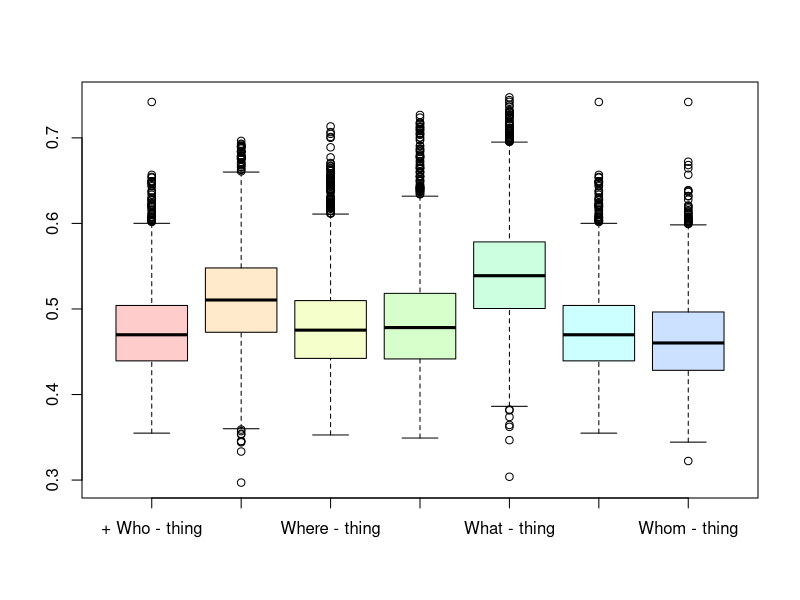

Source code (R):
library(ggplot2)

# importo los datos desde un csv
datos <-  read.csv("Data/CSV/Analogies_Questions.csv", header = TRUE)

boxplot(datos$Who, datos$Why, datos$Where, datos$When, datos$What, datos$How, 
        datos$Whom,  data=datos, main="", col=rainbow(10, alpha=0.2),
        main="",
        names=c("+ Who - thing", "Why - thing", "Where - thing", "When - thing", "What - thing", "How . thing", "Whom - thing"))

summary(datos$Who)
summary(datos$Why)
summary(datos$Where)
summary(datos$When)
summary(datos$What)
summary(datos$How)
summary(datos$Whom)
